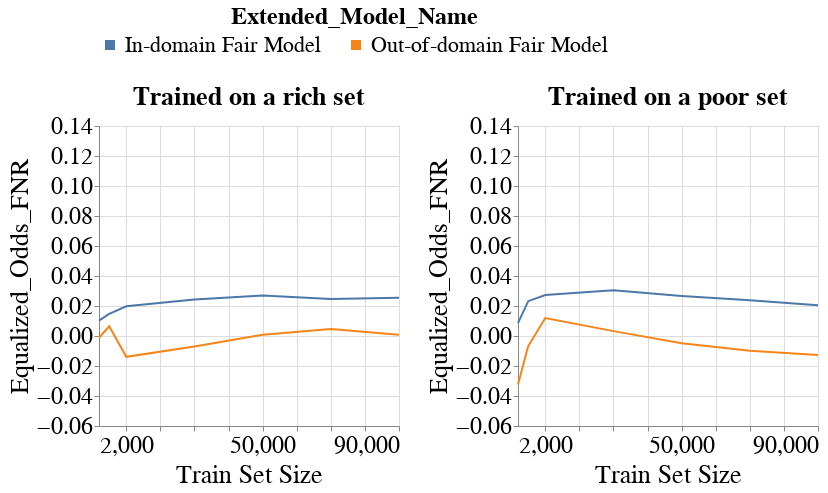

Notebook code cell kept with this figure:
### Markdown cell above
### Disparity Metrics

### Code cell
create_group_metric_line_bands_per_dataset_plot(metrics_per_exp_dct=metrics_per_exp_dct,
                                                experiment_names=EXPERIMENT_NAMES,
                                                model_name=MODEL_NAMES[0],
                                                metric_type='group',
                                                metric_name='Equalized_Odds_FNR',
                                                group_name='RAC1P',
                                                ylim=[-0.06, 0.14],
                                                with_band=False)
